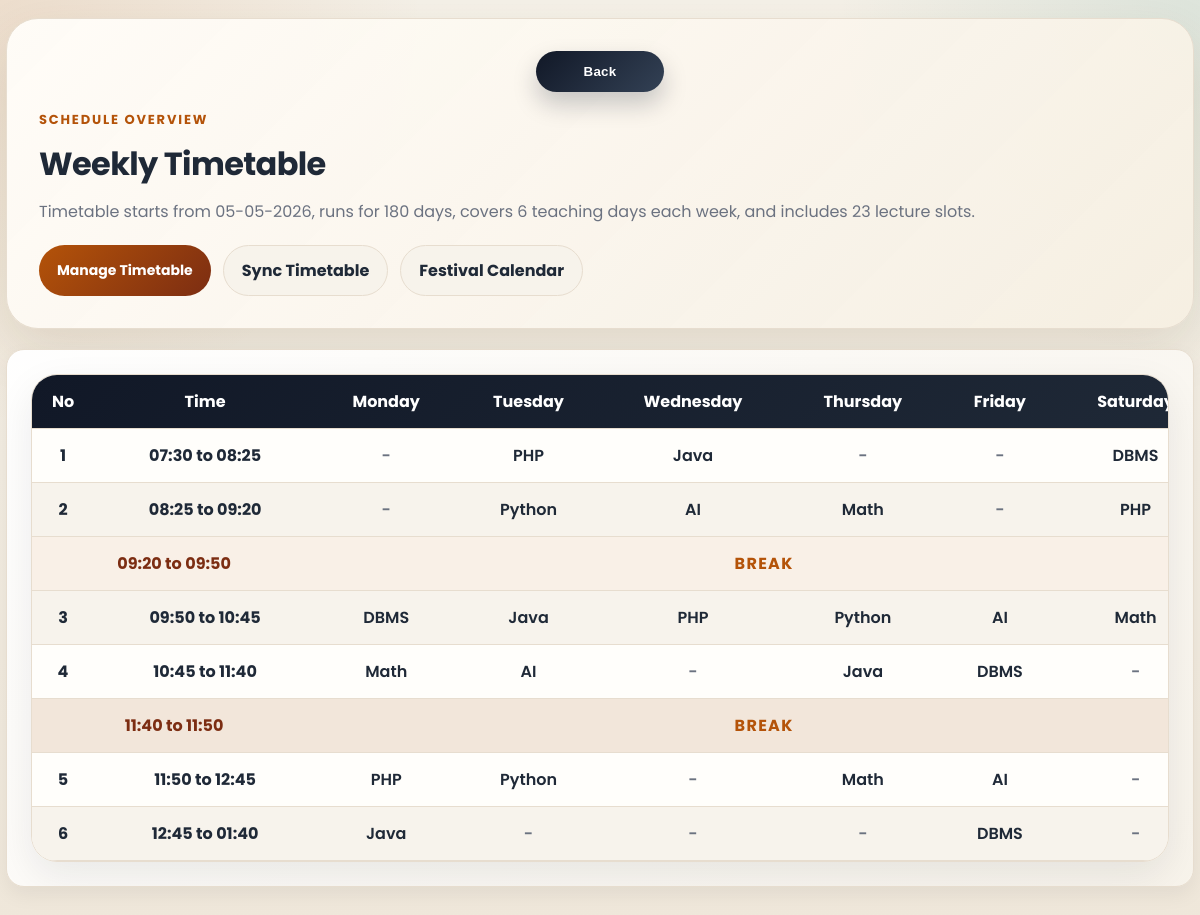
/timetable (signed in), run on the app's committed database.
### tables this page shows
CREATE TABLE timetable_settings(
            id INTEGER PRIMARY KEY CHECK (id = 1),
            start_date TEXT,
            total_days INTEGER
        );

CREATE TABLE timetable_schedule(
            id INTEGER PRIMARY KEY AUTOINCREMENT,
            row_order INTEGER NOT NULL,
            period_number TEXT,
            day_name TEXT,
            start_time TEXT,
            end_time TEXT,
            lecture_name TEXT,
            is_break INTEGER NOT NULL DEFAULT 0
        );

### login app/app.py (the view)
@app.route("/timetable")
def timetable():
    if "user" not in session:
        return redirect("/")
    with db() as con:
        ensure_six_month_timetable(con)
        start_date, total_days = get_timetable_settings(con)
        weekly_timetable = get_weekly_timetable(con)
        active_days = 0
        weekly_slots = 0
        for day_name in weekly_timetable["days"]:
            day_has_lecture = False
            for row in weekly_timetable["rows"]:
                if row.get("is_break"):
                    continue
                if row.get("courses", {}).get(day_name):
                    weekly_slots += 1
                    day_has_lecture = True
            if day_has_lecture:
                active_days += 1
    return render_template(
        "shared/timetable.html",
        weekly_timetable=weekly_timetable,
        is_student_view=session.get("role") == "student",
        is_admin_view=session.get("role") == "admin",
        start_date=start_date,
        total_days=total_days,
        active_days=active_days,
        weekly_slots=weekly_slots,
    )

### login app/app.py (called while the page is built)
def db():
    con = sqlite3.connect(app.config["DATABASE_PATH"])
    con.row_factory = sqlite3.Row
    return con

def format_display_date(value):
    try:
        return date.fromisoformat(value).strftime("%d-%m-%Y")
    except (TypeError, ValueError):
        return value or "-"

def format_timetable_range(start_time, end_time):
    if start_time and end_time:
        return f"{start_time} to {end_time}"
    return start_time or end_time or ""

def get_weekly_timetable(con=None):
    owns_connection = con is None
    if owns_connection:
        con = db()
    try:
        rows = fetch_timetable_rows(con)
    finally:
        if owns_connection:
            con.close()
    return {
        "meta": TIMETABLE_META,
        "days": TIMETABLE_DAYS,
        "rows": rows or TIMETABLE_ROWS,
    }

def get_day_timetable_slots(day_name, con=None):
    owns_connection = con is None
    if owns_connection:
        con = db()
    try:
        rows = fetch_timetable_rows(con)
    finally:
        if owns_connection:
            con.close()
    slots = []
    for row in rows or TIMETABLE_ROWS:
        if row.get("is_break"):
            continue
        lecture_name = row["courses"].get(day_name, "")
        if lecture_name:
            slots.append({
                "lecture_name": lecture_name,
                "time": row["time"],
            })
    return slots

def expected_timetable_lecture_count(start_date, total_days, con=None):
    total_lectures = 0
    for day_offset in range(total_days):
        current_date = start_date + timedelta(days=day_offset)
        day_name = current_date.strftime("%A")
        if day_name == "Sunday":
            continue
        total_lectures += len(get_day_timetable_slots(day_name, con))
    return total_lectures

def get_timetable_settings(con):
    settings = con.execute(
        "SELECT start_date, total_days FROM timetable_settings WHERE id=1"
    ).fetchone()
    if not settings:
        return date.today().isoformat(), 180
    start_date = settings["start_date"] or date.today().isoformat()
    total_days = settings["total_days"] or 180
    try:
        date.fromisoformat(start_date)
    except ValueError:
        start_date = date.today().isoformat()
    if total_days < 1:
        total_days = 180
    return start_date, total_days

### login app/templates/shared/timetable.html (shortened to what this page needs)
<!DOCTYPE html>
<html lang="en">
<head>
    <link rel="stylesheet" href="{{ url_for('static', filename='style.css') }}">
</head>
<body>
    <div class="page-shell">
        <div class="page-hero">
            <div class="back-button">
                <button type="button" onclick="history.back()">Back</button>
            </div>
            <div class="section-title">Schedule Overview</div>
            <h1>Weekly Timetable</h1>
            <p>
                Timetable starts from {{ start_date|display_date }}, runs for {{ total_days }} days,
                covers {{ active_days }} teaching days each week, and includes {{ weekly_slots }} lecture slots.
            </p>
            <div class="action-row">
                {% if is_admin_view %}
                <a href="/manage_timetable" class="primary-link">Manage Timetable</a>
                <a href="/generate_auto_timetable" class="secondary-link">Sync Timetable</a>
                {% elif not is_student_view %}
                <a href="/generate_auto_timetable" class="primary-link">Sync Timetable</a>
                {% endif %}
                <a href="/festivals" class="secondary-link">Festival Calendar</a>
            </div>
        </div>
        {% include "shared/_weekly_timetable.html" %}
    </div>
</body>
</html>

### login app/templates/shared/_weekly_timetable.html
<section class="dashboard-mini-card timetable-card">
    <div class="table-shell table-shell--scroll timetable-shell">
        <table class="weekly-timetable-table">
            <thead>
                <tr>
                    <th>No</th>
                    <th>Time</th>
                    {% for day in weekly_timetable.days %}
                    <th>{{ day }}</th>
                    {% endfor %}
                </tr>
            </thead>
            <tbody>
                {% for row in weekly_timetable.rows %}
                {% if row.is_break %}
                <tr class="timetable-break-row">
                    <td colspan="2" class="timetable-break-time"><span>{{ row.time|replace(' ', '&nbsp;')|safe }}</span></td>
                    <td colspan="{{ weekly_timetable.days|length }}" class="timetable-break-label">Break</td>
                </tr>
                {% else %}
                <tr>
                    <td class="timetable-period">{{ row.number }}</td>
                    <td class="timetable-time">{{ row.time }}</td>
                    {% for day in weekly_timetable.days %}
                    {% set course_name = row.courses.get(day, '') %}
                    <td class="timetable-course{% if not course_name %} timetable-course--empty{% endif %}">
                        {{ course_name or "-" }}
                    </td>
                    {% endfor %}
                </tr>
                {% endif %}
                {% endfor %}
            </tbody>
        </table>
    </div>
</section>

### data on the page
timetable_settings: start_date "05-05-2026"
timetable_schedule: number "1", time "07:30 to 08:25", course_name "-" "-" "-"
timetable_schedule: lecture_name "PHP"
timetable_schedule: lecture_name "Java"
timetable_schedule: lecture_name "DBMS"
timetable_schedule: number "2", time "08:25 to 09:20", course_name "-" "-"
timetable_schedule: lecture_name "Python"
timetable_schedule: lecture_name "AI"
timetable_schedule: lecture_name "Math"
timetable_schedule: lecture_name "PHP"
timetable_schedule: time "09:20 to 09:50"
timetable_schedule: number "3", time "09:50 to 10:45", lecture_name "DBMS"
timetable_schedule: lecture_name "Java"
timetable_schedule: lecture_name "PHP"
timetable_schedule: lecture_name "Python"
timetable_schedule: lecture_name "AI"
timetable_schedule: lecture_name "Math"
timetable_schedule: number "4", time "10:45 to 11:40", lecture_name "Math" "-" "-"
timetable_schedule: lecture_name "AI"
timetable_schedule: lecture_name "Java"
timetable_schedule: lecture_name "DBMS"
timetable_schedule: time "11:40 to 11:50"
timetable_schedule: number "5", time "11:50 to 12:45", lecture_name "PHP" "-" "-"
timetable_schedule: lecture_name "Python"
timetable_schedule: lecture_name "Math"
timetable_schedule: lecture_name "AI"
timetable_schedule: number "6", time "12:45 to 01:40", lecture_name "Java" "-" "-" "-" "-"
timetable_schedule: lecture_name "DBMS"

### other printed values
{{ total_days }} "180"
{{ active_days }} "6"
{{ weekly_slots }} "23"
{{ day }} "Monday" "Tuesday" "Wednesday" "Thursday" "Friday"
